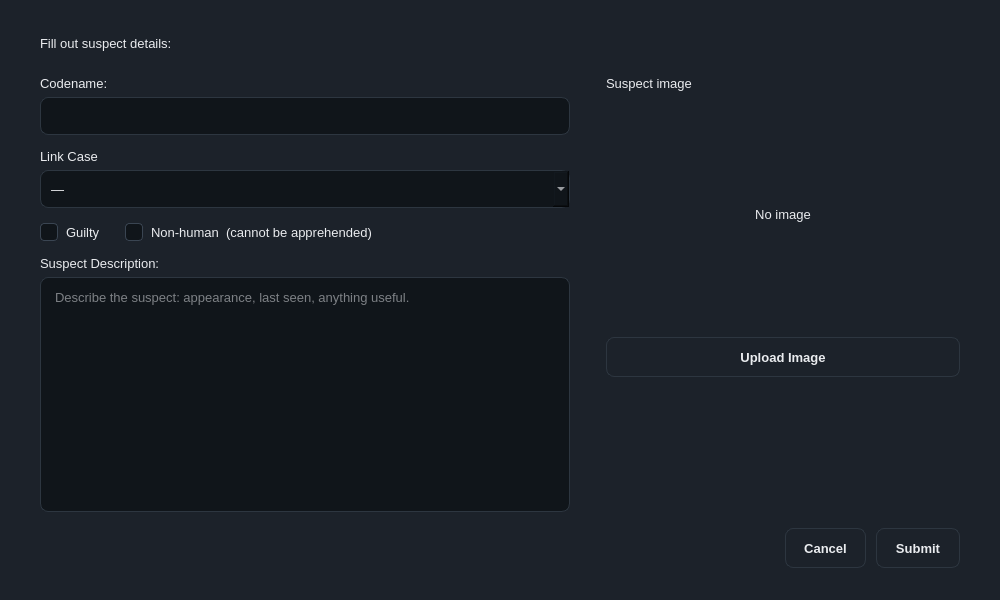
<?xml version="1.0" encoding="UTF-8"?>
<ui version="4.0">
 <class>MainWindow</class>
 <widget class="QMainWindow" name="MainWindow">
  <property name="geometry"><rect><x>0</x><y>0</y><width>1000</width><height>600</height></rect></property>
  <property name="windowTitle"><string>MainWindow</string></property>
  <property name="styleSheet"><string notr="true">/* Asche Yiu Police Department - dark / gold theme
   Shared by every .ui file. Widgets pick a style through the dynamic
   property  variant  (Qt Designer: Property Editor &gt; Dynamic Properties). */

QMainWindow, QDialog, QWidget#centralwidget { background: #1c222a; }
QWidget { color: #eaecef; font-family: "Inter", "SF Pro Text", "Segoe UI", "Helvetica Neue", sans-serif; font-size: 13px; }
QLabel { background: transparent; }
QCheckBox { background: transparent; spacing: 8px; }

/* ---- typography ---- */
QLabel[variant="title"]     { font-size: 20px; font-weight: 700; color: #eaecef; }
QLabel[variant="subtitle"]  { font-size: 13px; color: #8b94a3; }
QLabel[variant="field"]     { color: #8b94a3; }
QLabel[variant="section"]   { color: #eaecef; font-size: 14px; font-weight: 600; }
QLabel[variant="cardTitle"] { font-size: 16px; font-weight: 700; color: #eaecef; }
QLabel[variant="value"]     { font-size: 14px; font-weight: 600; color: #eaecef; }
QLabel[variant="hint"]      { color: #8b94a3; font-size: 12px; }
QLabel[variant="stat"]      { color: #c3a459; font-size: 22px; font-weight: 700; }
QFrame[variant="accent"]    { background: #c3a459; border: none; border-radius: 1px; }

/* ---- badges / icons ---- */
QLabel[variant="badgeGold"]  { background: rgba(195,164,89,40);  color: #c3a459; border-radius: 10px; padding: 3px 10px; font-size: 11px; font-weight: 700; }
QLabel[variant="badgeGreen"] { background: rgba(111,159,125,40); color: #7fb08c; border-radius: 10px; padding: 3px 10px; font-size: 11px; font-weight: 700; }
QLabel[variant="badgeRed"]   { background: rgba(184,105,95,45);  color: #cf7d72; border-radius: 10px; padding: 3px 10px; font-size: 11px; font-weight: 700; }
QLabel[variant="badgeMuted"] { background: rgba(139,148,163,35); color: #aab2bf; border-radius: 10px; padding: 3px 10px; font-size: 11px; font-weight: 700; }
QLabel[variant="avatar"]     { background: #c3a459; color: #10151a; border-radius: 24px; font-size: 16px; font-weight: 700; }
QLabel[variant="iconGold"]   { background: rgba(195,164,89,40);  color: #c3a459; border-radius: 30px; font-size: 26px; font-weight: 700; }
QLabel[variant="iconRed"]    { background: rgba(184,105,95,45);  color: #cf7d72; border-radius: 30px; font-size: 26px; font-weight: 700; }

/* ---- containers ---- */
QFrame[variant="card"]      { background: #252c37; border: 1px solid #2d3640; border-radius: 12px; }
QFrame[variant="notice"]    { background: rgba(195,164,89,26);  border: 1px solid rgba(195,164,89,90);  border-radius: 8px; }
QFrame[variant="noticeRed"] { background: rgba(184,105,95,30);  border: 1px solid rgba(184,105,95,100); border-radius: 8px; }
QFrame[variant="dropzone"]  { background: #10151a; border: 1px dashed #3a4552; border-radius: 10px; }
QFrame[variant="card"] QLabel, QFrame[variant="notice"] QLabel, QFrame[variant="noticeRed"] QLabel, QFrame[variant="dropzone"] QLabel { border: none; }

/* ---- inputs ---- */
QLineEdit, QTextEdit, QPlainTextEdit, QDateTimeEdit, QSpinBox, QDoubleSpinBox, QComboBox {
    background: #10151a; border: 1px solid #2d3640; border-radius: 8px; padding: 8px 10px; min-height: 20px;
    selection-background-color: #c3a459; selection-color: #10151a; }
QLineEdit:focus, QTextEdit:focus, QPlainTextEdit:focus, QDateTimeEdit:focus, QSpinBox:focus, QDoubleSpinBox:focus, QComboBox:focus { border: 1px solid #c3a459; }
QLineEdit[readOnly="true"], QPlainTextEdit[readOnly="true"], QTextEdit[readOnly="true"] { background: #161c22; color: #eaecef; }
QComboBox QAbstractItemView { background: #10151a; border: 1px solid #2d3640; selection-background-color: #2b3440; selection-color: #eaecef; outline: 0; }

/* ---- buttons ---- */
QPushButton { background: #1c222a; border: 1px solid #2d3640; border-radius: 8px; padding: 9px 18px; min-height: 20px; font-weight: 600; color: #eaecef; }
QPushButton:hover { background: #232b35; border-color: #3a4552; }
QPushButton:pressed { background: #10151a; }
QPushButton:disabled { color: #5b6573; border-color: #252d36; }
QPushButton[variant="primary"] { background: #c3a459; border: 1px solid #c3a459; color: #10151a; font-weight: 700; }
QPushButton[variant="primary"]:hover { background: #cfb26a; border-color: #cfb26a; }
QPushButton[variant="primary"]:pressed { background: #b39549; }
QPushButton[variant="primary"]:disabled { background: #4a4332; border-color: #4a4332; color: #8a8168; }
QPushButton[variant="accept"] { background: #273235; border: 1px solid #34483f; color: #7fb08c; font-weight: 700; }
QPushButton[variant="accept"]:hover { background: #2c3a3d; }
QPushButton[variant="reject"] { background: #2f2b31; border: 1px solid #4a3638; color: #cf7d72; font-weight: 700; }
QPushButton[variant="reject"]:hover { background: #352e34; }
QPushButton[variant="tile"] { background: #252c37; border: 1px solid #2d3640; border-radius: 12px; padding: 16px 20px; text-align: left; font-size: 14px; font-weight: 500; }
QPushButton[variant="tile"]:hover { border-color: #c3a459; background: #29313d; }

/* ---- lists / tables ---- */
QListWidget, QTableWidget, QTreeWidget { background: #10151a; border: 1px solid #252d36; border-radius: 10px; outline: 0; gridline-color: transparent; alternate-background-color: #131920; }
QListWidget::item { padding: 10px 12px; border-bottom: 1px solid #1d242c; }
QListWidget::item:selected, QTableWidget::item:selected { background: #232b35; color: #eaecef; }
QListWidget::item:hover, QTableWidget::item:hover { background: #1a2129; }
QTableWidget::item { padding: 8px 12px; border-bottom: 1px solid #1d242c; }
QHeaderView { background: #252c37; border: none; border-top-left-radius: 10px; border-top-right-radius: 10px; }
QHeaderView::section { background: #252c37; color: #8b94a3; font-weight: 600; border: none; padding: 10px 12px; }
QTableCornerButton::section { background: #252c37; border: none; }
QTableView::indicator, QListView::indicator, QCheckBox::indicator { width: 16px; height: 16px; border: 1px solid #3a4552; border-radius: 4px; background: #10151a; }
QTableView::indicator:checked, QListView::indicator:checked, QCheckBox::indicator:checked { background: #c3a459; border-color: #c3a459; }

/* ---- tabs ---- */
QTabWidget::pane { border: none; top: 8px; }
QTabBar::tab { background: transparent; color: #8b94a3; padding: 8px 16px; margin-right: 4px; border: none; border-bottom: 2px solid #2d3640; font-weight: 600; }
QTabBar::tab:selected { color: #eaecef; border-bottom: 2px solid #c3a459; }
QTabBar::tab:hover:!selected { color: #c9ced6; }

/* ---- scrollbars ---- */
QScrollBar:vertical { background: transparent; width: 10px; margin: 2px; }
QScrollBar::handle:vertical { background: #2d3640; border-radius: 3px; min-height: 24px; }
QScrollBar:horizontal { background: transparent; height: 10px; margin: 2px; }
QScrollBar::handle:horizontal { background: #2d3640; border-radius: 3px; min-width: 24px; }
QScrollBar::add-line, QScrollBar::sub-line { width: 0; height: 0; }
QScrollBar::add-page, QScrollBar::sub-page { background: transparent; }

/* spin boxes: keep typing area clean, arrows via keyboard / wheel */
QSpinBox::up-button, QSpinBox::down-button, QDoubleSpinBox::up-button, QDoubleSpinBox::down-button { width: 0; border: none; }
</string></property>
  <widget class="QWidget" name="centralwidget"><layout class="QVBoxLayout" name="layout_288"><property name="leftMargin"><number>40</number></property><property name="topMargin"><number>36</number></property><property name="rightMargin"><number>40</number></property><property name="bottomMargin"><number>32</number></property><property name="spacing"><number>16</number></property><item><layout class="QVBoxLayout" name="layout_270"><property name="leftMargin"><number>0</number></property><property name="topMargin"><number>0</number></property><property name="rightMargin"><number>0</number></property><property name="bottomMargin"><number>0</number></property><property name="spacing"><number>6</number></property><item><widget class="QLabel" name="lblTitle"><property name="variant" stdset="0"><string>title</string></property><property name="text"><string>Fill out suspect details:</string></property></widget></item><item><widget class="QFrame" name="qframe_269"><property name="variant" stdset="0"><string>accent</string></property><property name="minimumSize"><size><width>32</width><height>3</height></size></property><property name="maximumSize"><size><width>32</width><height>3</height></size></property></widget></item></layout></item><item><layout class="QHBoxLayout" name="layout_285" stretch="3,2"><property name="leftMargin"><number>0</number></property><property name="topMargin"><number>0</number></property><property name="rightMargin"><number>0</number></property><property name="bottomMargin"><number>0</number></property><property name="spacing"><number>36</number></property><item><layout class="QVBoxLayout" name="layout_279"><property name="leftMargin"><number>0</number></property><property name="topMargin"><number>0</number></property><property name="rightMargin"><number>0</number></property><property name="bottomMargin"><number>0</number></property><property name="spacing"><number>14</number></property><item><layout class="QVBoxLayout" name="layout_272"><property name="leftMargin"><number>0</number></property><property name="topMargin"><number>0</number></property><property name="rightMargin"><number>0</number></property><property name="bottomMargin"><number>0</number></property><property name="spacing"><number>6</number></property><item><widget class="QLabel" name="qlabel_271"><property name="variant" stdset="0"><string>field</string></property><property name="text"><string>Codename:</string></property></widget></item><item><widget class="QLineEdit" name="edtCodename"></widget></item></layout></item><item><layout class="QVBoxLayout" name="layout_274"><property name="leftMargin"><number>0</number></property><property name="topMargin"><number>0</number></property><property name="rightMargin"><number>0</number></property><property name="bottomMargin"><number>0</number></property><property name="spacing"><number>6</number></property><item><widget class="QLabel" name="qlabel_273"><property name="variant" stdset="0"><string>field</string></property><property name="text"><string>Link Case</string></property></widget></item><item><widget class="QComboBox" name="cmbCase"><item><property name="text"><string>—</string></property></item><item><property name="text"><string>0005  ·  Blue Harbor</string></property></item><item><property name="text"><string>0009  ·  Paper Lantern</string></property></item></widget></item></layout></item><item><layout class="QHBoxLayout" name="layout_276"><property name="leftMargin"><number>0</number></property><property name="topMargin"><number>0</number></property><property name="rightMargin"><number>0</number></property><property name="bottomMargin"><number>0</number></property><property name="spacing"><number>24</number></property><item><widget class="QCheckBox" name="chkGuilty"><property name="text"><string>Guilty</string></property></widget></item><item><widget class="QCheckBox" name="chkNonHuman"><property name="text"><string>Non-human  (cannot be apprehended)</string></property></widget></item><item><spacer name="spacer_275"><property name="orientation"><enum>Qt::Horizontal</enum></property><property name="sizeHint" stdset="0"><size><width>20</width><height>20</height></size></property></spacer></item></layout></item><item><layout class="QVBoxLayout" name="layout_278"><property name="leftMargin"><number>0</number></property><property name="topMargin"><number>0</number></property><property name="rightMargin"><number>0</number></property><property name="bottomMargin"><number>0</number></property><property name="spacing"><number>6</number></property><item><widget class="QLabel" name="qlabel_277"><property name="variant" stdset="0"><string>field</string></property><property name="text"><string>Suspect Description:</string></property></widget></item><item><widget class="QPlainTextEdit" name="txtDescription"><property name="placeholderText"><string>Describe the suspect: appearance, last seen, anything useful.</string></property><property name="minimumSize"><size><width>0</width><height>130</height></size></property></widget></item></layout></item></layout></item><item><layout class="QVBoxLayout" name="layout_284"><property name="leftMargin"><number>0</number></property><property name="topMargin"><number>0</number></property><property name="rightMargin"><number>0</number></property><property name="bottomMargin"><number>0</number></property><property name="spacing"><number>8</number></property><item><widget class="QLabel" name="qlabel_280"><property name="variant" stdset="0"><string>field</string></property><property name="text"><string>Suspect image</string></property></widget></item><item><widget class="QFrame" name="frmPhoto"><property name="variant" stdset="0"><string>dropzone</string></property><property name="minimumSize"><size><width>330</width><height>230</height></size></property><layout class="QVBoxLayout" name="layout_282"><property name="leftMargin"><number>0</number></property><property name="topMargin"><number>0</number></property><property name="rightMargin"><number>0</number></property><property name="bottomMargin"><number>0</number></property><item><widget class="QLabel" name="qlabel_281"><property name="variant" stdset="0"><string>hint</string></property><property name="text"><string>No image</string></property><property name="alignment"><set>Qt::AlignCenter</set></property></widget></item></layout></widget></item><item><widget class="QPushButton" name="btnUploadImage"><property name="text"><string>Upload Image</string></property></widget></item><item><spacer name="spacer_283"><property name="orientation"><enum>Qt::Vertical</enum></property><property name="sizeHint" stdset="0"><size><width>20</width><height>20</height></size></property></spacer></item></layout></item></layout></item><item><layout class="QHBoxLayout" name="layout_287"><property name="leftMargin"><number>0</number></property><property name="topMargin"><number>0</number></property><property name="rightMargin"><number>0</number></property><property name="bottomMargin"><number>0</number></property><property name="spacing"><number>10</number></property><item><spacer name="spacer_286"><property name="orientation"><enum>Qt::Horizontal</enum></property><property name="sizeHint" stdset="0"><size><width>20</width><height>20</height></size></property></spacer></item><item><widget class="QPushButton" name="btnCancel"><property name="text"><string>Cancel</string></property></widget></item><item><widget class="QPushButton" name="btnSubmit"><property name="variant" stdset="0"><string>primary</string></property><property name="text"><string>Submit</string></property></widget></item></layout></item></layout></widget>
 </widget>
 <resources/>
 <connections/>
</ui>
